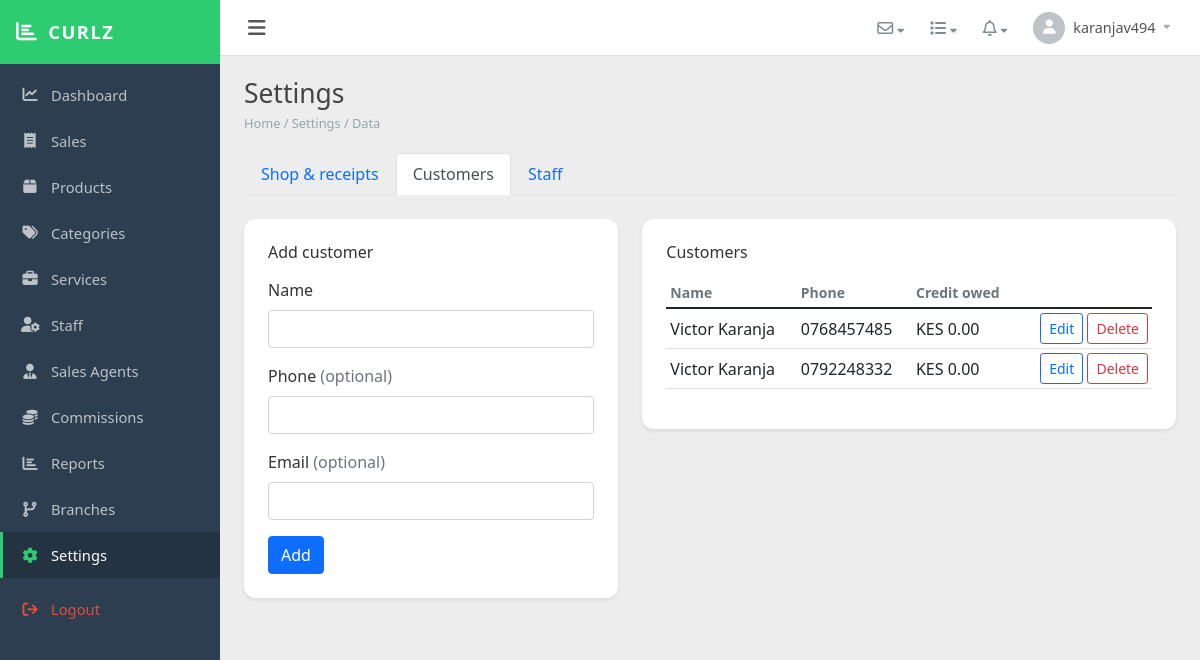
The app's page /public/super/settings/index.php?tab=customers (signed in) with its own data.
### tables this page shows
CREATE TABLE `customers` (
  `id` int(11) NOT NULL,
  `tenant_id` int(11) NOT NULL,
  `name` varchar(120) NOT NULL,
  `phone` varchar(30) DEFAULT NULL,
  `email` varchar(255) DEFAULT NULL,
  `credit_balance` decimal(12,2) NOT NULL DEFAULT 0.00,
  `notes` text DEFAULT NULL,
  `created_at` datetime NOT NULL DEFAULT current_timestamp(),
  `updated_at` datetime NOT NULL DEFAULT current_timestamp() ON UPDATE current_timestamp()
);

### app/helpers/SchemaHelper.php (called while the page is built, shortened)
<?php
class SchemaHelper
{
    private static array $columnCache = [];
    public static function tableExists(PDO $db, string $table): bool
    {
        try {
            $stmt = $db->prepare('SHOW TABLES LIKE ?');
            $stmt->execute([$table]);
            return (bool) $stmt->fetchColumn();
        } catch (Throwable $e) {
            return false;
        }
    }
    public static function columnExists(PDO $db, string $table, string $column): bool
    {
        $key = $table . '.' . $column;
        if (!isset(self::$columnCache[$key])) {
            self::$columnCache[$key] = false;
            try {
                $safeTable = preg_replace('/[^a-zA-Z0-9_]/', '', $table);
                $stmt = $db->query("SHOW COLUMNS FROM `{$safeTable}`");
                while ($row = $stmt->fetch(PDO::FETCH_ASSOC)) {
                    if (($row['Field'] ?? '') === $column) {
                        self::$columnCache[$key] = true;
                        break;
                    }
                }
            } catch (Throwable $e) {
                self::$columnCache[$key] = false;
            }
        }
        return self::$columnCache[$key];
    }
    public static function migration024Ready(PDO $db): bool
    {
        return self::columnExists($db, 'tenants', 'kra_pin')
            && self::columnExists($db, 'tenants', 'credits_enabled')
            && self::tableExists($db, 'customers')
            && (!self::tableExists($db, 'commission_sales')
                || self::columnExists($db, 'commission_sales', 'receipt_number'));
    }
}

### app/app.php (called while the page is built, shortened)
<?php
spl_autoload_register(function ($class) {
    foreach (['Models\\' => '/app/models/', 'Controllers\\' => '/app/controllers/'] as $prefix => $dir) {
        if (strpos($class, $prefix) === 0) {
            $file = ROOT_PATH . $dir . substr($class, strlen($prefix)) . '.php';
            if (is_file($file)) { require_once $file; return; }
        }
    }
    foreach (['/app/helpers/', '/app/services/'] as $dir) {
        $file = ROOT_PATH . $dir . $class . '.php';
        if (is_file($file)) { require_once $file; return; }
    }
});
require_once ROOT_PATH . '/app/helpers/SchemaHelper.php';

### app/services/CustomerService.php (called while the page is built, shortened)
<?php
class CustomerService
{
    private PDO $db;
    public function __construct(PDO $db)
    {
        $this->db = $db;
    }
    public function listForTenant(int $tenantId): array
    {
        $stmt = $this->db->prepare(
            'SELECT * FROM customers WHERE tenant_id = ? ORDER BY name ASC'
        );
        $stmt->execute([$tenantId]);
        return $stmt->fetchAll();
    }
}

### public/super/settings/index.php (the view, shortened to what this page needs)
<?php
require_once __DIR__ . '/../../../app/app.php';
$pdo = Database::pdo();
$tenantId = (int) TenantContext::tenantId();
$tenantModel = new Models\TenantModel($pdo);
$custSvc = new CustomerService($pdo);
$tab = $_GET['tab'] ?? 'shop';
$__tenant = $tenantModel->find($tenantId);
$schemaReady = SchemaHelper::migration024Ready($pdo);
$customers = $schemaReady ? $custSvc->listForTenant($tenantId) : [];
$editCustomer = (int) ($_GET['edit_customer'] ?? 0);
$editCustomerRow = $editCustomer ? $custSvc->find($tenantId, $editCustomer) : null;
?>
<ul class="nav nav-tabs mb-4">
  <li class="nav-item"><a class="nav-link <?php echo $tab === 'shop' ? 'active' : ''; ?>" href="?tab=shop">Shop &amp; receipts</a></li>
  <li class="nav-item"><a class="nav-link <?php echo $tab === 'customers' ? 'active' : ''; ?>" href="?tab=customers">Customers</a></li>
  <li class="nav-item"><a class="nav-link <?php echo $tab === 'staff' ? 'active' : ''; ?>" href="?tab=staff">Staff</a></li>
</ul>
<?php if ($tab === 'shop'): ?>
<div class="row g-4">
  <div class="col-lg-8">
    <div class="card border-0 shadow-sm" style="border-radius:12px;">
      <div class="card-body p-4">
        <h2 class="h5 mb-3">Shop &amp; receipt details</h2>
        <p class="text-muted small">Shown on every receipt — shop name, KRA PIN, location, branch, and footer.</p>
        <form method="post" enctype="multipart/form-data">
          <input type="hidden" name="action" value="shop">
          <div class="mb-3">
            <label class="form-label fw-semibold">Business name</label>
            <input name="name" class="form-control" required value="<?php echo htmlspecialchars($__tenant['name'] ?? ''); ?>">
          </div>
          <div class="row g-2">
            <div class="col-md-6 mb-3">
              <label class="form-label fw-semibold">KRA PIN</label>
              <input name="kra_pin" class="form-control" placeholder="e.g. P051234567X"
                value="<?php echo htmlspecialchars($__tenant['kra_pin'] ?? ''); ?>">
            </div>
            <div class="col-md-6 mb-3">
              <label class="form-label fw-semibold">Phone</label>
              <input name="phone" class="form-control" value="<?php echo htmlspecialchars($__tenant['phone'] ?? ''); ?>">
            </div>
          </div>
          <div class="mb-3">
            <label class="form-label fw-semibold">Location <span class="text-muted">(shown on receipt)</span></label>
            <input name="location" class="form-control" placeholder="e.g. Kitale Town, Trans-Nzoia"
              value="<?php echo htmlspecialchars($__tenant['location'] ?? ''); ?>">
          </div>
          <div class="mb-3">
            <label class="form-label fw-semibold">Address</label>
            <input name="address" class="form-control" value="<?php echo htmlspecialchars($__tenant['address'] ?? ''); ?>">
          </div>
          <div class="row g-2">
            <div class="col-md-4 mb-3">
              <label class="form-label fw-semibold">Currency</label>
              <input name="currency" class="form-control" maxlength="8" value="<?php echo htmlspecialchars($__tenant['currency'] ?? 'KES'); ?>">
            </div>
            <div class="col-md-8 mb-3">
              <label class="form-label fw-semibold">Receipt footer</label>
              <input name="receipt_footer" class="form-control" value="<?php echo htmlspecialchars($__tenant['receipt_footer'] ?? ''); ?>">
            </div>
          </div>
          <div class="mb-3 form-check <?php echo $schemaReady ? '' : 'opacity-50'; ?>">
            <input type="checkbox" class="form-check-input" name="credits_enabled" id="credits" value="1"
              <?php echo !empty($__tenant['credits_enabled']) ? 'checked' : ''; ?>
              <?php echo $schemaReady ? '' : 'disabled'; ?>>
            <label class="form-check-label" for="credits">Enable product credit sales</label>
            <div class="form-text">When on, agents can sell credit-eligible products on credit. Mark products as credit-allowed on the Products page.</div>
          </div>
          <div class="mb-4">
            <label class="form-label fw-semibold">Logo</label>
            <input type="file" name="logo" class="form-control" accept="image/png,image/jpeg,image/webp">
          </div>
          <button class="btn btn-primary">Save settings</button>
        </form>
      </div>
    </div>
  </div>
  <div class="col-lg-4">
    <div class="card border-0 shadow-sm text-center p-4" style="border-radius:12px;">
      <div class="text-muted small mb-2">Receipt preview logo</div>
      <img src="<?php echo htmlspecialchars(Branding::tenantLogo($__tenant)); ?>" alt="" style="max-height:80px;">
    </div>
  </div>
</div>
<?php elseif ($tab === 'customers'): ?>
<div class="row g-4">
  <div class="col-lg-5">
    <div class="card border-0 shadow-sm p-4" style="border-radius:12px;">
      <h2 class="h6 mb-3"><?php echo $editCustomerRow ? 'Edit customer' : 'Add customer'; ?></h2>
      <form method="post">
        <div class="mb-3">
          <label class="form-label">Name</label>
          <input name="name" class="form-control" required value="<?php echo htmlspecialchars($editCustomerRow['name'] ?? ''); ?>">
        </div>
        <div class="mb-3">
          <label class="form-label">Phone <span class="text-muted">(optional)</span></label>
          <input name="phone" class="form-control" value="<?php echo htmlspecialchars($editCustomerRow['phone'] ?? ''); ?>">
        </div>
        <div class="mb-3">
          <label class="form-label">Email <span class="text-muted">(optional)</span></label>
          <input name="email" type="email" class="form-control" value="<?php echo htmlspecialchars($editCustomerRow['email'] ?? ''); ?>">
        </div>
        <button class="btn btn-primary"><?php echo $editCustomerRow ? 'Update' : 'Add'; ?></button>
      </form>
    </div>
  </div>
  <div class="col-lg-7">
    <div class="card border-0 shadow-sm p-4" style="border-radius:12px;">
      <h2 class="h6 mb-3">Customers</h2>
      <?php if (!$customers): ?>
        <p class="text-muted mb-0">No customers yet.</p>
      <?php else: ?>
      <div class="table-responsive">
        <table class="table table-sm align-middle">
          <thead><tr class="text-muted small"><th>Name</th><th>Phone</th><th>Credit owed</th><th></th></tr></thead>
          <tbody>
            <?php foreach ($customers as $c): ?>
            <tr>
              <td class="fw-semibold"><?php echo htmlspecialchars($c['name']); ?></td>
              <td><?php echo htmlspecialchars($c['phone'] ?? '—'); ?></td>
              <td>KES <?php echo number_format((float)$c['credit_balance'], 2); ?></td>
              <td class="text-end text-nowrap">
                <a class="btn btn-sm btn-outline-primary" href="?tab=customers&edit_customer=<?php echo (int)$c['id']; ?>">Edit</a>
                <form method="post" class="d-inline" onsubmit="return confirm('Delete this customer?');">
                  <button class="btn btn-sm btn-outline-danger">Delete</button>
                </form>
              </td>
            </tr>
            <?php endforeach; ?>
          </tbody>
        </table>
      </div>
      <?php endif; ?>
    </div>
  </div>
</div>
<?php endif; ?>
<?php
include __DIR__ . '/../../templates/tenants/layout.php';

### public/assets/css/curlz-dashboard.css (style rules this page uses)
:root { --cd-sidebar: #2c3e50; --cd-sidebar-dark: #243342; --cd-brand: #2ecc71; --cd-bg: #ededed; --cd-white: #fff; --cd-text: #333; --cd-muted: #95a5a6; --cd-header-h: 56px; }
body.cd-body { margin: 0; font-family: 'Segoe UI', Tahoma, Geneva, Verdana, sans-serif; background: var(--cd-bg); color: var(--cd-text); }

### records on screen
customers: name "Victor Karanja", phone "0768457485", credit_balance "0.00"
customers: name "Victor Karanja", phone "0792248332", credit_balance "0.00"

### other values on screen
$item['label'] "Dashboard"
$item['label'] "Sales"
$item['label'] "Products"
$item['label'] "Categories"
$item['label'] "Services"
$item['label'] "Staff"
$item['label'] "Sales Agents"
$item['label'] "Commissions"
$item['label'] "Reports"
$item['label'] "Branches"
$item['label'] "Settings"
$username "karanjav494"
$page_title "Settings"
